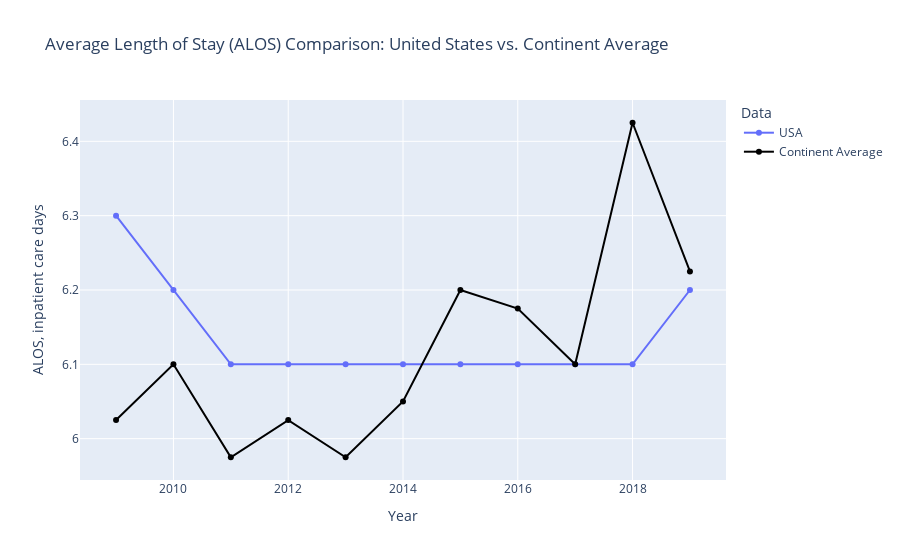

Notebook code cell kept with this figure:
### Code cell
# Create traces
trace1 = go.Scatter(x=usa['year'], y=usa['ALOS, inpatient care'], mode='lines+markers', name='USA')
trace2 = go.Scatter(x=average_alos['year'], y=average_alos['ALOS, inpatient care'], mode='lines+markers', name='Continent Average', marker=dict(color='black'))

# Create the figure
fig = go.Figure(data=[trace1, trace2])

# Update layout
fig.update_layout(title='Average Length of Stay (ALOS) Comparison: United States vs. Continent Average',
                  xaxis_title='Year',
                  yaxis_title='ALOS, inpatient care days',
                  legend_title='Data')

# Show the figure
fig.show()

### Figure 1 — Plotly figure (JSON) as saved in the notebook; plotly's stock layout.template omitted (floating-point values rounded to 4 significant figures)
{"data": [{"mode": "lines+markers", "name": "USA", "type": "scatter", "x": [2009, 2010, 2011, 2012, 2013, 2014, 2015, 2016, 2017, 2018, 2019], "y": [6.3, 6.2, 6.1, 6.1, 6.1, 6.1, 6.1, 6.1, 6.1, 6.1, 6.2]}, {"marker": {"color": "black"}, "mode": "lines+markers", "name": "Continent Average", "type": "scatter", "x": [2009, 2010, 2011, 2012, 2013, 2014, 2015, 2016, 2017, 2018, 2019], "y": [6.025, 6.1, 5.975, 6.025, 5.975, 6.05, 6.2, 6.175, 6.1, 6.425, 6.225]}], "layout": {"legend": {"title": {"text": "Data"}}, "title": {"text": "Average Length of Stay (ALOS) Comparison: United States vs. Continent Average"}, "xaxis": {"title": {"text": "Year"}}, "yaxis": {"title": {"text": "ALOS, inpatient care days"}}}}
